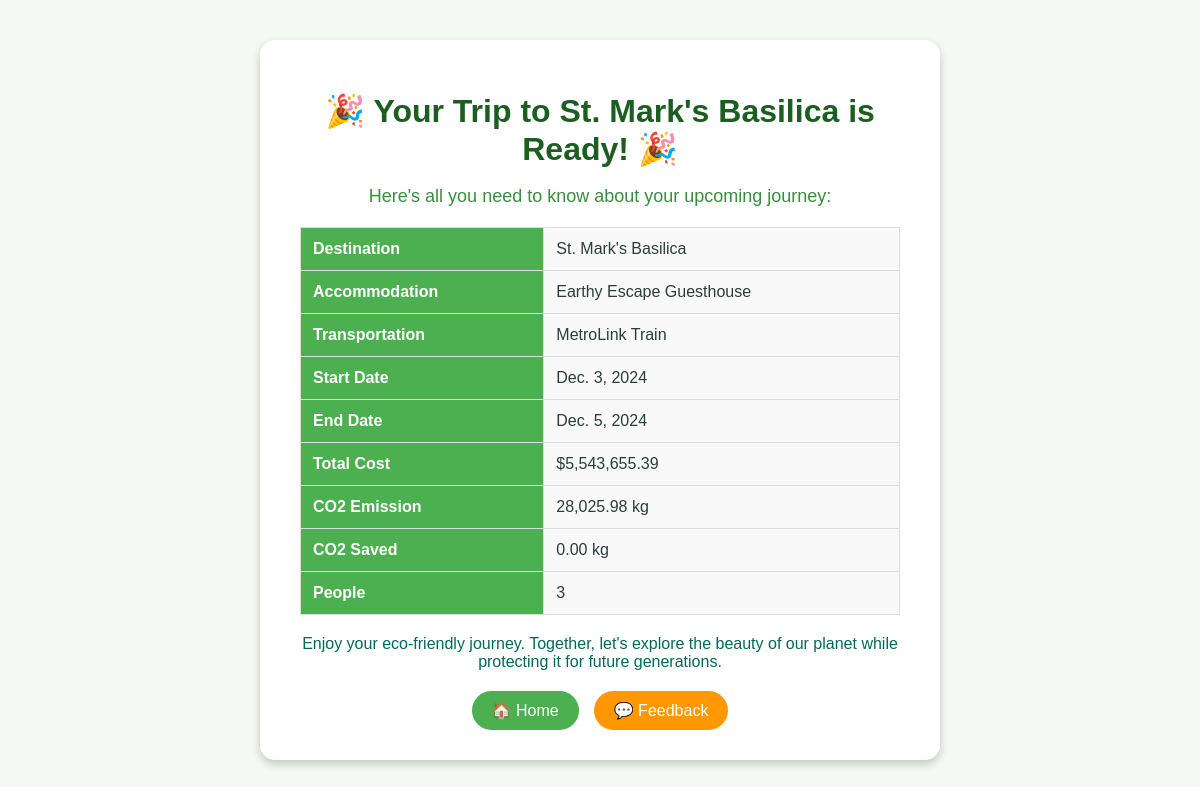
The app's page /trip_success/14 with its own data.
### eco_travel_app/models.py (models this page shows, shortened)
class Trip(models.Model):
    user = models.ForeignKey(User, on_delete=models.CASCADE, related_name='trips')  # Use Django's User model
    destination = models.ForeignKey(Destination, on_delete=models.CASCADE, related_name='trips')
    accommodation = models.ForeignKey(Accommodation, on_delete=models.SET_NULL, null=True, blank=True)
    transportation = models.ForeignKey(Transportation, on_delete=models.SET_NULL, null=True, blank=True)
    start_date = models.DateField()
    end_date = models.DateField()
    total_cost = models.DecimalField(max_digits=10, decimal_places=2, default=0)
    co2 = models.FloatField(default=0)  # Calculated by comparing eco-friendly choices to alternatives
    co2_saved = models.FloatField(default=0, null=True)  # Calculated by comparing eco-friendly choices to alternatives
    people = models.IntegerField(default=1, null=False)  # Calculated by comparing eco-friendly choices to alternatives

class Destination(models.Model):
    name = models.CharField(max_length=200)
    country = models.CharField(max_length=100)
    city = models.CharField(max_length=100)
    description = models.TextField()
    image = models.ImageField(upload_to='static/', blank=True)  # Path corrected
    eco_rating = models.FloatField(default=0)  # User-assigned eco-friendliness rating
    best_season = models.CharField(max_length=100, blank=True)
    activities = models.TextField()  # Eco-friendly activities, e.g., hiking, cycling, etc.

class Accommodation(models.Model):
    name = models.CharField(max_length=200)
    destination = models.ForeignKey(Destination, on_delete=models.CASCADE, related_name='accommodations')
    description = models.TextField()
    eco_certifications = models.CharField(max_length=255, blank=True)  # e.g., LEED, Green Key
    price_per_night = models.DecimalField(max_digits=10, decimal_places=2)
    availability = models.BooleanField(default=True)
    image = models.ImageField(upload_to='accommodation_images/', blank=True)
    website_url = models.URLField(blank=True)

class Transportation(models.Model):
    TRANSPORT_TYPE_CHOICES = [
        ('car', 'Car'),
        ('electric_car', 'Electric Car'),
        ('bus', 'Bus'),
        ('train', 'Train'),
        ('cycle', 'Bicycle'),
        ('walk', 'Walk'),
        ('flight', 'Flight'),
    ]
    name = models.CharField(max_length=200)
    transport_type = models.CharField(max_length=50, choices=TRANSPORT_TYPE_CHOICES)
    co2_per_km = models.FloatField(help_text='CO2 emission per km in grams')  # Store CO2 per km for calculation
    available = models.BooleanField(default=True)
    destination = models.ForeignKey(Destination, on_delete=models.CASCADE, related_name='transport_options')
    price_per_km = models.DecimalField(max_digits=10, decimal_places=2, blank=True, null=True)

### eco_travel_app/views.py (the view)
# urls.py: path('trip_success/<int:trip_id>', views.trip_success, name='trip_success'),
def trip_success(request, trip_id):
    trip = Trip.objects.get(id=trip_id)
    transportation = Transportation.objects.filter(destination=trip.destination).count()
    cost = "{:,.2f}".format(trip.total_cost)
    co2 = "{:,.2f}".format(trip.co2)
    co2_saved = "{:,.2f}".format(trip.co2_saved)
    saved = 1 if (trip.co2_saved!=0 or transportation==1) else 0
    return render(request, 'trip_success.html', {'trip': trip, "cost":cost, "co2": co2, 'co2_saved':co2_saved, "saved":saved})

### eco_travel_app/templates/trip_success.html (shortened to what this page needs)
{% load static %}
<!DOCTYPE html>
<html lang="en">
  <head>
    <link
      rel="stylesheet"
      type="text/css"
      href="{% static 'trip_success.css' %}"
    />
  </head>
  <body>
    <div class="container">
      <h1>🎉 Your Trip to {{ trip.destination.name }} is Ready! 🎉</h1>
      <p class="subtitle">
        Here's all you need to know about your upcoming journey:
      </p>
      <table class="details-table">
        <tr>
          <th>Destination</th>
          <td>{{ trip.destination.name }}</td>
        </tr>
        <tr>
          <th>Accommodation</th>
          <td>
            {% if trip.accommodation %} {{ trip.accommodation.name }} {% else %}
            <span class="not-available">No accommodation</span>
            {% endif %}
          </td>
        </tr>
        <tr>
          <th>Transportation</th>
          <td>{{ trip.transportation.name }}</td>
        </tr>
        <tr>
          <th>Start Date</th>
          <td>{{ trip.start_date }}</td>
        </tr>
        <tr>
          <th>End Date</th>
          <td>{{ trip.end_date }}</td>
        </tr>
        <tr>
          <th>Total Cost</th>
          <td>${{ cost }}</td>
        </tr>
        <tr>
          <th>CO2 Emission</th>
          <td>{{ co2 }} kg</td>
        </tr>
        <tr>
          <th>CO2 Saved</th>
          <td>{{ co2_saved }} kg</td>
        </tr>
        <tr>
          <th>People</th>
          <td>{{ trip.people }}</td>
        </tr>
      </table>
      {% if saved %}
      <p class="message">
        Enjoy your eco-friendly journey. Together, let's explore the beauty of
        our planet while protecting it for future generations.
      </p>
      <div class="button-container">
        <a href="{% url 'home' %}" class="btn">🏠 Home</a>
        <a href="{% url 'feedback' %}" class="btn feedback-btn">💬 Feedback</a>
      </div>
      {% endif %}
    </div>
  </body>
</html>

### static/trip_success.css (style rules this page uses)
body { font-family: "Arial", sans-serif; background-color: #f4f9f4; margin: 0; padding: 0; display: flex; align-items: center; justify-content: center; height: 100vh; background-image: url("https://cdn.pixabay.com/photo/2015/12/01/20/28/road-1072821_960_720.jpg"); background-size: cover; background-position: center; color: #2e3b3b; overflow: hidden; }
.container { background: rgba(255, 255, 255, 0.95); padding: 30px 40px; border-radius: 15px; box-shadow: 0px 4px 10px rgba(0, 0, 0, 0.2); text-align: left; max-width: 600px; }
h1 { font-size: 32px; color: #1b5e20; text-align: center; margin-bottom: 10px; }
.subtitle { font-size: 18px; color: #388e3c; text-align: center; margin-bottom: 20px; }
.details-table { width: 100%; border-collapse: collapse; margin: 20px 0; }
.details-table th, .details-table td { text-align: left; padding: 12px; border: 1px solid #ddd; }
.details-table th { background-color: #4caf50; color: white; }
.details-table td { background-color: #f9f9f9; }
.message { font-size: 16px; color: #00695c; margin-top: 20px; text-align: center; }
.button-container { display: flex; justify-content: center; gap: 15px; margin-top: 20px; }
.btn { padding: 10px 20px; border: none; border-radius: 25px; background-color: #4caf50; color: white; font-size: 16px; text-decoration: none; cursor: pointer; transition: background 0.3s ease; }
.feedback-btn { background-color: #ff9800; }

### records on screen
Trip: destination.name "St. Mark's Basilica", accommodation.name "Earthy Escape Guesthouse", transportation.name "MetroLink Train", start_date "Dec. 3, 2024", end_date "Dec. 5, 2024", people "3"

### other values on screen
{{ cost }} "5,543,655.39"
{{ co2 }} "28,025.98"
{{ co2_saved }} "0.00"
